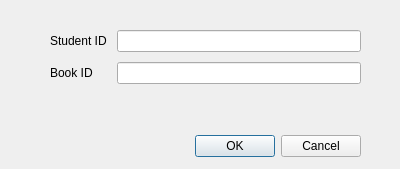
<?xml version="1.0" encoding="UTF-8"?>
<ui version="4.0">
 <class>returnbookdialog</class>
 <widget class="QDialog" name="returnbookdialog">
  <property name="geometry">
   <rect>
    <x>0</x>
    <y>0</y>
    <width>400</width>
    <height>169</height>
   </rect>
  </property>
  <property name="windowTitle">
   <string>Dialog</string>
  </property>
  <widget class="QDialogButtonBox" name="buttonBox">
   <property name="geometry">
    <rect>
     <x>20</x>
     <y>130</y>
     <width>341</width>
     <height>32</height>
    </rect>
   </property>
   <property name="orientation">
    <enum>Qt::Horizontal</enum>
   </property>
   <property name="standardButtons">
    <set>QDialogButtonBox::Cancel|QDialogButtonBox::Ok</set>
   </property>
  </widget>
  <widget class="QWidget" name="">
   <property name="geometry">
    <rect>
     <x>40</x>
     <y>20</y>
     <width>331</width>
     <height>81</height>
    </rect>
   </property>
   <layout class="QFormLayout" name="formLayout">
    <property name="horizontalSpacing">
     <number>10</number>
    </property>
    <property name="verticalSpacing">
     <number>10</number>
    </property>
    <property name="leftMargin">
     <number>10</number>
    </property>
    <property name="topMargin">
     <number>10</number>
    </property>
    <property name="rightMargin">
     <number>10</number>
    </property>
    <property name="bottomMargin">
     <number>10</number>
    </property>
    <item row="0" column="0">
     <widget class="QLabel" name="label">
      <property name="text">
       <string>Student ID</string>
      </property>
     </widget>
    </item>
    <item row="0" column="1">
     <widget class="QLineEdit" name="studentIDEdit"/>
    </item>
    <item row="1" column="1">
     <widget class="QLineEdit" name="bookIDEdit"/>
    </item>
    <item row="1" column="0">
     <widget class="QLabel" name="label_2">
      <property name="text">
       <string>Book ID</string>
      </property>
     </widget>
    </item>
   </layout>
  </widget>
 </widget>
 <resources/>
 <connections>
  <connection>
   <sender>buttonBox</sender>
   <signal>accepted()</signal>
   <receiver>returnbookdialog</receiver>
   <slot>accept()</slot>
   <hints>
    <hint type="sourcelabel">
     <x>248</x>
     <y>254</y>
    </hint>
    <hint type="destinationlabel">
     <x>157</x>
     <y>274</y>
    </hint>
   </hints>
  </connection>
  <connection>
   <sender>buttonBox</sender>
   <signal>rejected()</signal>
   <receiver>returnbookdialog</receiver>
   <slot>reject()</slot>
   <hints>
    <hint type="sourcelabel">
     <x>316</x>
     <y>260</y>
    </hint>
    <hint type="destinationlabel">
     <x>286</x>
     <y>274</y>
    </hint>
   </hints>
  </connection>
 </connections>
</ui>
